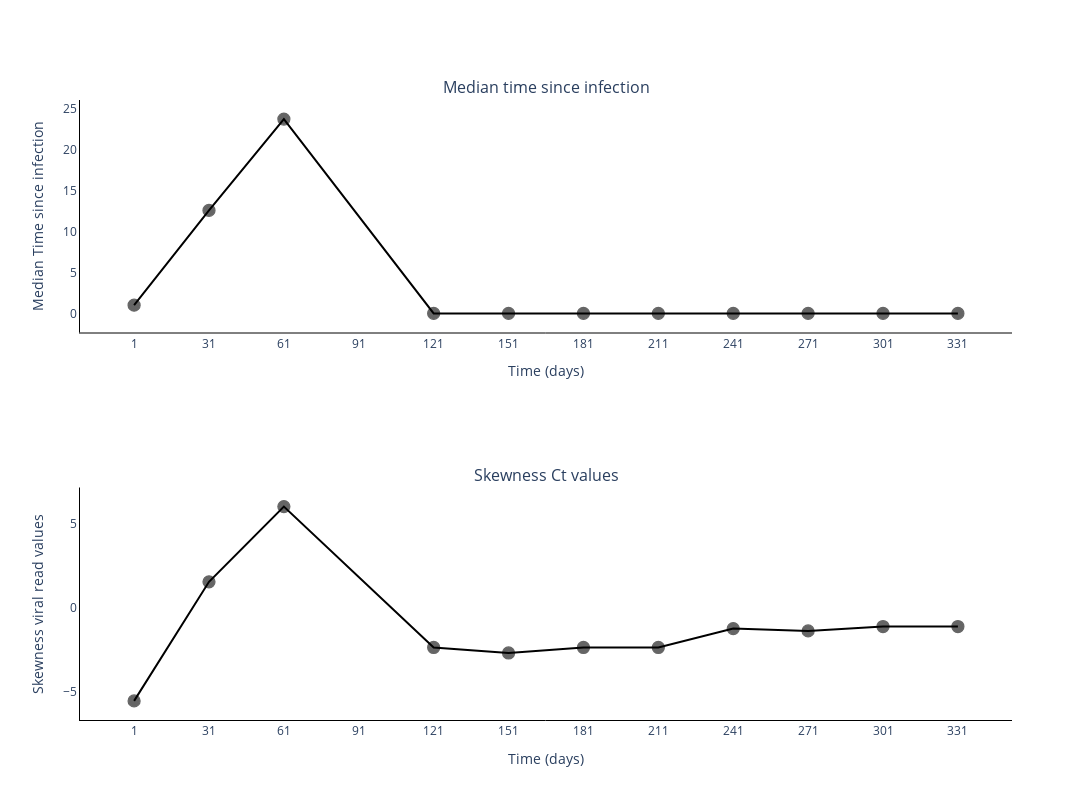

This figure's notebook cell:
### Markdown cell above
### Plot skenewss and median

### Code cell
fig = go.Figure()
fig = make_subplots(rows=2, cols=1, subplot_titles=('Median time since infection', 'Skewness Ct values'))

median_ti = []

for ti in time_since_infec[0]:
    median_ti.append(np.median(ti))


fig.add_trace(
    go.Scatter(
        y=median_ti,
        x=sample_points,
        mode='lines+markers',
        connectgaps=True,
        name='Median times',
        marker_line=dict(width=1.25, color='black'),
        marker_opacity=0.6,
        marker_size=12,
        line_color='black',
        showlegend=False,
    ),
    row=1,
    col=1
)

fig.add_trace(
    go.Scatter(
        y=skews,
        x=sample_points,
        mode='lines+markers',
        connectgaps=True,
        name='Skewness viral read values',
        marker_line=dict(width=1.25, color='black'),
        marker_opacity=0.6,
        marker_size=12,
        line_color='black',
        showlegend=False,
    ),
    row=2,
    col=1
)

# Add axis labels
fig.update_layout(
    width=1100, 
    height=800,
    plot_bgcolor='white',
    xaxis=dict(
        linecolor='black',
        tickvals=sample_points.tolist(),
        title = 'Time (days)'
        ),
    yaxis=dict(
        linecolor='black',
        title = 'Median Time since infection'),
    xaxis2=dict(
        linecolor='black',
        tickvals=sample_points.tolist(),
        title = 'Time (days)'
        ),
    yaxis2=dict(
        linecolor='black',
        title = 'Skewness viral read values')
    #legend=dict(
    #    orientation="h",
    #    yanchor="bottom",
    #    y=1.02,
    #    xanchor="right",
    #    x=1
    #)
    )

fig.write_image('images/Median_vs_Skewness.pdf')
fig.show()

### Figure 1 — Plotly figure (JSON) as saved in the notebook; plotly's stock layout.template omitted (floating-point values rounded to 4 significant figures)
{"data": [{"connectgaps": true, "line": {"color": "black"}, "marker": {"line": {"color": "black", "width": 1.25}, "opacity": 0.6, "size": 12}, "mode": "lines+markers", "name": "Median times", "showlegend": false, "type": "scatter", "x": [1, 31, 61, 91, 121, 151, 181, 211, 241, 271, 301, 331], "xaxis": "x", "y": [1, 12.56, 23.69, null, 0, 0, 0, 0, 0, 0, 0, 0], "yaxis": "y"}, {"connectgaps": true, "line": {"color": "black"}, "marker": {"line": {"color": "black", "width": 1.25}, "opacity": 0.6, "size": 12}, "mode": "lines+markers", "name": "Skewness viral read values", "showlegend": false, "type": "scatter", "x": [1, 31, 61, 91, 121, 151, 181, 211, 241, 271, 301, 331], "xaxis": "x2", "y": [-5.518, 1.569, 6.044, NaN, -2.339, -2.667, -2.339, -2.339, -1.218, -1.352, -1.094, -1.094], "yaxis": "y2"}], "layout": {"annotations": [{"font": {"size": 16}, "showarrow": false, "text": "Median time since infection", "x": 0.5, "xanchor": "center", "xref": "paper", "y": 1, "yanchor": "bottom", "yref": "paper"}, {"font": {"size": 16}, "showarrow": false, "text": "Skewness Ct values", "x": 0.5, "xanchor": "center", "xref": "paper", "y": 0.375, "yanchor": "bottom", "yref": "paper"}], "height": 800, "plot_bgcolor": "white", "width": 1100, "xaxis": {"anchor": "y", "domain": [0, 1], "linecolor": "black", "tickvals": [1, 31, 61, 91, 121, 151, 181, 211, 241, 271, 301, 331], "title": {"text": "Time (days)"}}, "xaxis2": {"anchor": "y2", "domain": [0, 1], "linecolor": "black", "tickvals": [1, 31, 61, 91, 121, 151, 181, 211, 241, 271, 301, 331], "title": {"text": "Time (days)"}}, "yaxis": {"anchor": "x", "domain": [0.625, 1], "linecolor": "black", "title": {"text": "Median Time since infection"}}, "yaxis2": {"anchor": "x2", "domain": [0, 0.375], "linecolor": "black", "title": {"text": "Skewness viral read values"}}}}
